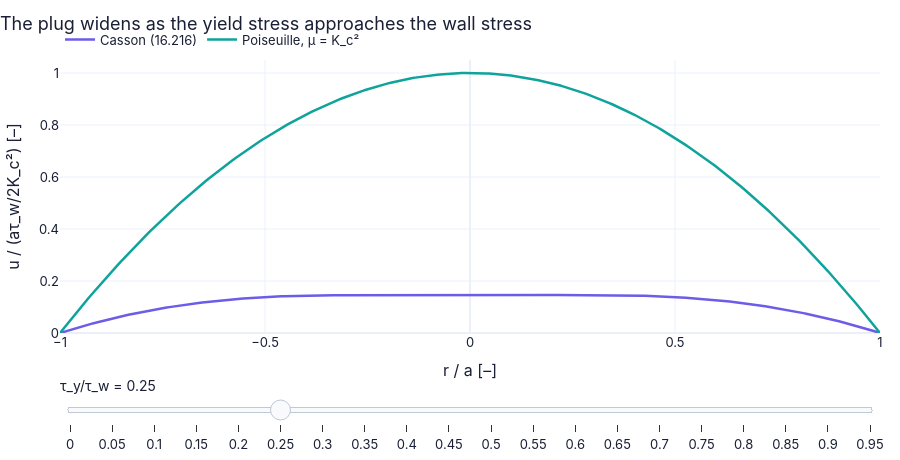

Notebook code cell kept with this figure:
### Code cell
xis = list(np.round(np.linspace(0.0, 0.95, 20), 3))           # τ_y/τ_w = a_c/a (20 positions)
sP = np.linspace(-1, 1, 301)                                   # r/a across the diameter
def casson_prof(xi_):                                          # profiles in units of the Poiseuille centre speed a τ_w/(2K_c²)
    tw = 1.0; ty_ = xi_*tw; s = np.abs(sP)                     # wall stress 1, yield stress xi
    u_ = np.where(s <= xi_, (1 - xi_**2) - 8/3*np.sqrt(xi_)*(1 - xi_**1.5) + 2*xi_*(1 - xi_),   # inside the plug (|r|/a ≤ a_c/a): the flat plug speed
                  (1 - s**2) - 8/3*np.sqrt(xi_)*(1 - s**1.5) + 2*xi_*(1 - s))   # (16.216) divided by aτ_w/(2K_c²)
    return {"Casson (16.216)": (sP, u_), "Poiseuille, μ = K_c²": (sP, 1 - sP**2)}   # what this function hands back
fig = slider_figure(casson_prof, "τ_y/τ_w", xis, xlabel="r / a [–]", ylabel="u / (aτ_w/2K_c²) [–]",   # build the slider figure (every position computed now)
                    title="The plug widens as the yield stress approaches the wall stress", yrange=[0, 1.05], active=5)   # the figure's title: its message
fig.show()   # display the figure

### Figure 1 — Plotly figure (JSON) as saved in the notebook; plotly's stock layout.template omitted (floating-point values rounded to 4 significant figures; data arrays with more than 128 entries replaced by an {"elided": "..."} marker saying what was removed)
{"data": [{"hovertemplate": "Casson (16.216): %{y:.4g}<extra>τ_y/τ_w = 0 </extra>", "line": {"color": "#6c5ce7", "width": 2.5}, "mode": "lines", "name": "Casson (16.216)", "type": "scatter", "visible": false, "x": {"elided": "301 float values"}, "y": {"elided": "301 float values"}}, {"hovertemplate": "Poiseuille, μ = K_c²: %{y:.4g}<extra>τ_y/τ_w = 0 </extra>", "line": {"color": "#0fa39c", "width": 2.5}, "mode": "lines", "name": "Poiseuille, μ = K_c²", "type": "scatter", "visible": false, "x": {"elided": "301 float values"}, "y": {"elided": "301 float values"}}, {"hovertemplate": "Casson (16.216): %{y:.4g}<extra>τ_y/τ_w = 0.05 </extra>", "line": {"color": "#6c5ce7", "width": 2.5}, "mode": "lines", "name": "Casson (16.216)", "type": "scatter", "visible": false, "x": {"elided": "301 float values"}, "y": {"elided": "301 float values"}}, {"hovertemplate": "Poiseuille, μ = K_c²: %{y:.4g}<extra>τ_y/τ_w = 0.05 </extra>", "line": {"color": "#0fa39c", "width": 2.5}, "mode": "lines", "name": "Poiseuille, μ = K_c²", "type": "scatter", "visible": false, "x": {"elided": "301 float values"}, "y": {"elided": "301 float values"}}, {"hovertemplate": "Casson (16.216): %{y:.4g}<extra>τ_y/τ_w = 0.1 </extra>", "line": {"color": "#6c5ce7", "width": 2.5}, "mode": "lines", "name": "Casson (16.216)", "type": "scatter", "visible": false, "x": {"elided": "301 float values"}, "y": {"elided": "301 float values"}}, {"hovertemplate": "Poiseuille, μ = K_c²: %{y:.4g}<extra>τ_y/τ_w = 0.1 </extra>", "line": {"color": "#0fa39c", "width": 2.5}, "mode": "lines", "name": "Poiseuille, μ = K_c²", "type": "scatter", "visible": false, "x": {"elided": "301 float values"}, "y": {"elided": "301 float values"}}, {"hovertemplate": "Casson (16.216): %{y:.4g}<extra>τ_y/τ_w = 0.15 </extra>", "line": {"color": "#6c5ce7", "width": 2.5}, "mode": "lines", "name": "Casson (16.216)", "type": "scatter", "visible": false, "x": {"elided": "301 float values"}, "y": {"elided": "301 float values"}}, {"hovertemplate": "Poiseuille, μ = K_c²: %{y:.4g}<extra>τ_y/τ_w = 0.15 </extra>", "line": {"color": "#0fa39c", "width": 2.5}, "mode": "lines", "name": "Poiseuille, μ = K_c²", "type": "scatter", "visible": false, "x": {"elided": "301 float values"}, "y": {"elided": "301 float values"}}, {"hovertemplate": "Casson (16.216): %{y:.4g}<extra>τ_y/τ_w = 0.2 </extra>", "line": {"color": "#6c5ce7", "width": 2.5}, "mode": "lines", "name": "Casson (16.216)", "type": "scatter", "visible": false, "x": {"elided": "301 float values"}, "y": {"elided": "301 float values"}}, {"hovertemplate": "Poiseuille, μ = K_c²: %{y:.4g}<extra>τ_y/τ_w = 0.2 </extra>", "line": {"color": "#0fa39c", "width": 2.5}, "mode": "lines", "name": "Poiseuille, μ = K_c²", "type": "scatter", "visible": false, "x": {"elided": "301 float values"}, "y": {"elided": "301 float values"}}, {"hovertemplate": "Casson (16.216): %{y:.4g}<extra>τ_y/τ_w = 0.25 </extra>", "line": {"color": "#6c5ce7", "width": 2.5}, "mode": "lines", "name": "Casson (16.216)", "type": "scatter", "visible": true, "x": {"elided": "301 float values"}, "y": {"elided": "301 float values"}}, {"hovertemplate": "Poiseuille, μ = K_c²: %{y:.4g}<extra>τ_y/τ_w = 0.25 </extra>", "line": {"color": "#0fa39c", "width": 2.5}, "mode": "lines", "name": "Poiseuille, μ = K_c²", "type": "scatter", "visible": true, "x": {"elided": "301 float values"}, "y": {"elided": "301 float values"}}, {"hovertemplate": "Casson (16.216): %{y:.4g}<extra>τ_y/τ_w = 0.3 </extra>", "line": {"color": "#6c5ce7", "width": 2.5}, "mode": "lines", "name": "Casson (16.216)", "type": "scatter", "visible": false, "x": {"elided": "301 float values"}, "y": {"elided": "301 float values"}}, {"hovertemplate": "Poiseuille, μ = K_c²: %{y:.4g}<extra>τ_y/τ_w = 0.3 </extra>", "line": {"color": "#0fa39c", "width": 2.5}, "mode": "lines", "name": "Poiseuille, μ = K_c²", "type": "scatter", "visible": false, "x": {"elided": "301 float values"}, "y": {"elided": "301 float values"}}, {"hovertemplate": "Casson (16.216): %{y:.4g}<extra>τ_y/τ_w = 0.35 </extra>", "line": {"color": "#6c5ce7", "width": 2.5}, "mode": "lines", "name": "Casson (16.216)", "type": "scatter", "visible": false, "x": {"elided": "301 float values"}, "y": {"elided": "301 float values"}}, {"hovertemplate": "Poiseuille, μ = K_c²: %{y:.4g}<extra>τ_y/τ_w = 0.35 </extra>", "line": {"color": "#0fa39c", "width": 2.5}, "mode": "lines", "name": "Poiseuille, μ = K_c²", "type": "scatter", "visible": false, "x": {"elided": "301 float values"}, "y": {"elided": "301 float values"}}, {"hovertemplate": "Casson (16.216): %{y:.4g}<extra>τ_y/τ_w = 0.4 </extra>", "line": {"color": "#6c5ce7", "width": 2.5}, "mode": "lines", "name": "Casson (16.216)", "type": "scatter", "visible": false, "x": {"elided": "301 float values"}, "y": {"elided": "301 float values"}}, {"hovertemplate": "Poiseuille, μ = K_c²: %{y:.4g}<extra>τ_y/τ_w = 0.4 </extra>", "line": {"color": "#0fa39c", "width": 2.5}, "mode": "lines", "name": "Poiseuille, μ = K_c²", "type": "scatter", "visible": false, "x": {"elided": "301 float values"}, "y": {"elided": "301 float values"}}, {"hovertemplate": "Casson (16.216): %{y:.4g}<extra>τ_y/τ_w = 0.45 </extra>", "line": {"color": "#6c5ce7", "width": 2.5}, "mode": "lines", "name": "Casson (16.216)", "type": "scatter", "visible": false, "x": {"elided": "301 float values"}, "y": {"elided": "301 float values"}}, {"hovertemplate": "Poiseuille, μ = K_c²: %{y:.4g}<extra>τ_y/τ_w = 0.45 </extra>", "line": {"color": "#0fa39c", "width": 2.5}, "mode": "lines", "name": "Poiseuille, μ = K_c²", "type": "scatter", "visible": false, "x": {"elided": "301 float values"}, "y": {"elided": "301 float values"}}, {"hovertemplate": "Casson (16.216): %{y:.4g}<extra>τ_y/τ_w = 0.5 </extra>", "line": {"color": "#6c5ce7", "width": 2.5}, "mode": "lines", "name": "Casson (16.216)", "type": "scatter", "visible": false, "x": {"elided": "301 float values"}, "y": {"elided": "301 float values"}}, {"hovertemplate": "Poiseuille, μ = K_c²: %{y:.4g}<extra>τ_y/τ_w = 0.5 </extra>", "line": {"color": "#0fa39c", "width": 2.5}, "mode": "lines", "name": "Poiseuille, μ = K_c²", "type": "scatter", "visible": false, "x": {"elided": "301 float values"}, "y": {"elided": "301 float values"}}, {"hovertemplate": "Casson (16.216): %{y:.4g}<extra>τ_y/τ_w = 0.55 </extra>", "line": {"color": "#6c5ce7", "width": 2.5}, "mode": "lines", "name": "Casson (16.216)", "type": "scatter", "visible": false, "x": {"elided": "301 float values"}, "y": {"elided": "301 float values"}}, {"hovertemplate": "Poiseuille, μ = K_c²: %{y:.4g}<extra>τ_y/τ_w = 0.55 </extra>", "line": {"color": "#0fa39c", "width": 2.5}, "mode": "lines", "name": "Poiseuille, μ = K_c²", "type": "scatter", "visible": false, "x": {"elided": "301 float values"}, "y": {"elided": "301 float values"}}, {"hovertemplate": "Casson (16.216): %{y:.4g}<extra>τ_y/τ_w = 0.6 </extra>", "line": {"color": "#6c5ce7", "width": 2.5}, "mode": "lines", "name": "Casson (16.216)", "type": "scatter", "visible": false, "x": {"elided": "301 float values"}, "y": {"elided": "301 float values"}}, {"hovertemplate": "Poiseuille, μ = K_c²: %{y:.4g}<extra>τ_y/τ_w = 0.6 </extra>", "line": {"color": "#0fa39c", "width": 2.5}, "mode": "lines", "name": "Poiseuille, μ = K_c²", "type": "scatter", "visible": false, "x": {"elided": "301 float values"}, "y": {"elided": "301 float values"}}, {"hovertemplate": "Casson (16.216): %{y:.4g}<extra>τ_y/τ_w = 0.65 </extra>", "line": {"color": "#6c5ce7", "width": 2.5}, "mode": "lines", "name": "Casson (16.216)", "type": "scatter", "visible": false, "x": {"elided": "301 float values"}, "y": {"elided": "301 float values"}}, {"hovertemplate": "Poiseuille, μ = K_c²: %{y:.4g}<extra>τ_y/τ_w = 0.65 </extra>", "line": {"color": "#0fa39c", "width": 2.5}, "mode": "lines", "name": "Poiseuille, μ = K_c²", "type": "scatter", "visible": false, "x": {"elided": "301 float values"}, "y": {"elided": "301 float values"}}, {"hovertemplate": "Casson (16.216): %{y:.4g}<extra>τ_y/τ_w = 0.7 </extra>", "line": {"color": "#6c5ce7", "width": 2.5}, "mode": "lines", "name": "Casson (16.216)", "type": "scatter", "visible": false, "x": {"elided": "301 float values"}, "y": {"elided": "301 float values"}}, {"hovertemplate": "Poiseuille, μ = K_c²: %{y:.4g}<extra>τ_y/τ_w = 0.7 </extra>", "line": {"color": "#0fa39c", "width": 2.5}, "mode": "lines", "name": "Poiseuille, μ = K_c²", "type": "scatter", "visible": false, "x": {"elided": "301 float values"}, "y": {"elided": "301 float values"}}, {"hovertemplate": "Casson (16.216): %{y:.4g}<extra>τ_y/τ_w = 0.75 </extra>", "line": {"color": "#6c5ce7", "width": 2.5}, "mode": "lines", "name": "Casson (16.216)", "type": "scatter", "visible": false, "x": {"elided": "301 float values"}, "y": {"elided": "301 float values"}}, {"hovertemplate": "Poiseuille, μ = K_c²: %{y:.4g}<extra>τ_y/τ_w = 0.75 </extra>", "line": {"color": "#0fa39c", "width": 2.5}, "mode": "lines", "name": "Poiseuille, μ = K_c²", "type": "scatter", "visible": false, "x": {"elided": "301 float values"}, "y": {"elided": "301 float values"}}, {"hovertemplate": "Casson (16.216): %{y:.4g}<extra>τ_y/τ_w = 0.8 </extra>", "line": {"color": "#6c5ce7", "width": 2.5}, "mode": "lines", "name": "Casson (16.216)", "type": "scatter", "visible": false, "x": {"elided": "301 float values"}, "y": {"elided": "301 float values"}}, {"hovertemplate": "Poiseuille, μ = K_c²: %{y:.4g}<extra>τ_y/τ_w = 0.8 </extra>", "line": {"color": "#0fa39c", "width": 2.5}, "mode": "lines", "name": "Poiseuille, μ = K_c²", "type": "scatter", "visible": false, "x": {"elided": "301 float values"}, "y": {"elided": "301 float values"}}, {"hovertemplate": "Casson (16.216): %{y:.4g}<extra>τ_y/τ_w = 0.85 </extra>", "line": {"color": "#6c5ce7", "width": 2.5}, "mode": "lines", "name": "Casson (16.216)", "type": "scatter", "visible": false, "x": {"elided": "301 float values"}, "y": {"elided": "301 float values"}}, {"hovertemplate": "Poiseuille, μ = K_c²: %{y:.4g}<extra>τ_y/τ_w = 0.85 </extra>", "line": {"color": "#0fa39c", "width": 2.5}, "mode": "lines", "name": "Poiseuille, μ = K_c²", "type": "scatter", "visible": false, "x": {"elided": "301 float values"}, "y": {"elided": "301 float values"}}, {"hovertemplate": "Casson (16.216): %{y:.4g}<extra>τ_y/τ_w = 0.9 </extra>", "line": {"color": "#6c5ce7", "width": 2.5}, "mode": "lines", "name": "Casson (16.216)", "type": "scatter", "visible": false, "x": {"elided": "301 float values"}, "y": {"elided": "301 float values"}}, {"hovertemplate": "Poiseuille, μ = K_c²: %{y:.4g}<extra>τ_y/τ_w = 0.9 </extra>", "line": {"color": "#0fa39c", "width": 2.5}, "mode": "lines", "name": "Poiseuille, μ = K_c²", "type": "scatter", "visible": false, "x": {"elided": "301 float values"}, "y": {"elided": "301 float values"}}, {"hovertemplate": "Casson (16.216): %{y:.4g}<extra>τ_y/τ_w = 0.95 </extra>", "line": {"color": "#6c5ce7", "width": 2.5}, "mode": "lines", "name": "Casson (16.216)", "type": "scatter", "visible": false, "x": {"elided": "301 float values"}, "y": {"elided": "301 float values"}}, {"hovertemplate": "Poiseuille, μ = K_c²: %{y:.4g}<extra>τ_y/τ_w = 0.95 </extra>", "line": {"color": "#0fa39c", "width": 2.5}, "mode": "lines", "name": "Poiseuille, μ = K_c²", "type": "scatter", "visible": false, "x": {"elided": "301 float values"}, "y": {"elided": "301 float values"}}], "layout": {"colorway": ["#6c5ce7", "#0fa39c", "#f97316", "#2563eb", "#e11d6a", "#d97706"], "font": {"color": "#1a1f36", "family": "Inter, -apple-system, Segoe UI, Roboto, sans-serif", "size": 13}, "height": 460, "hovermode": "x unified", "legend": {"orientation": "h", "x": 0, "xanchor": "left", "y": 1.02, "yanchor": "bottom"}, "margin": {"b": 90, "l": 60, "r": 20, "t": 60}, "sliders": [{"active": 5, "currentvalue": {"font": {"size": 14}, "prefix": "τ_y/τ_w = ", "suffix": " "}, "pad": {"t": 40}, "steps": [{"args": [{"visible": [true, true, false, false, false, false, false, false, false, false, false, false, false, false, false, false, false, false, false, false, false, false, false, false, false, false, false, false, false, false, false, false, false, false, false, false, false, false, false, false]}], "label": "0", "method": "update"}, {"args": [{"visible": [false, false, true, true, false, false, false, false, false, false, false, false, false, false, false, false, false, false, false, false, false, false, false, false, false, false, false, false, false, false, false, false, false, false, false, false, false, false, false, false]}], "label": "0.05", "method": "update"}, {"args": [{"visible": [false, false, false, false, true, true, false, false, false, false, false, false, false, false, false, false, false, false, false, false, false, false, false, false, false, false, false, false, false, false, false, false, false, false, false, false, false, false, false, false]}], "label": "0.1", "method": "update"}, {"args": [{"visible": [false, false, false, false, false, false, true, true, false, false, false, false, false, false, false, false, false, false, false, false, false, false, false, false, false, false, false, false, false, false, false, false, false, false, false, false, false, false, false, false]}], "label": "0.15", "method": "update"}, {"args": [{"visible": [false, false, false, false, false, false, false, false, true, true, false, false, false, false, false, false, false, false, false, false, false, false, false, false, false, false, false, false, false, false, false, false, false, false, false, false, false, false, false, false]}], "label": "0.2", "method": "update"}, {"args": [{"visible": [false, false, false, false, false, false, false, false, false, false, true, true, false, false, false, false, false, false, false, false, false, false, false, false, false, false, false, false, false, false, false, false, false, false, false, false, false, false, false, false]}], "label": "0.25", "method": "update"}, {"args": [{"visible": [false, false, false, false, false, false, false, false, false, false, false, false, true, true, false, false, false, false, false, false, false, false, false, false, false, false, false, false, false, false, false, false, false, false, false, false, false, false, false, false]}], "label": "0.3", "method": "update"}, {"args": [{"visible": [false, false, false, false, false, false, false, false, false, false, false, false, false, false, true, true, false, false, false, false, false, false, false, false, false, false, false, false, false, false, false, false, false, false, false, false, false, false, false, false]}], "label": "0.35", "method": "update"}, {"args": [{"visible": [false, false, false, false, false, false, false, false, false, false, false, false, false, false, false, false, true, true, false, false, false, false, false, false, false, false, false, false, false, false, false, false, false, false, false, false, false, false, false, false]}], "label": "0.4", "method": "update"}, {"args": [{"visible": [false, false, false, false, false, false, false, false, false, false, false, false, false, false, false, false, false, false, true, true, false, false, false, false, false, false, false, false, false, false, false, false, false, false, false, false, false, false, false, false]}], "label": "0.45", "method": "update"}, {"args": [{"visible": [false, false, false, false, false, false, false, false, false, false, false, false, false, false, false, false, false, false, false, false, true, true, false, false, false, false, false, false, false, false, false, false, false, false, false, false, false, false, false, false]}], "label": "0.5", "method": "update"}, {"args": [{"visible": [false, false, false, false, false, false, false, false, false, false, false, false, false, false, false, false, false, false, false, false, false, false, true, true, false, false, false, false, false, false, false, false, false, false, false, false, false, false, false, false]}], "label": "0.55", "method": "update"}, {"args": [{"visible": [false, false, false, false, false, false, false, false, false, false, false, false, false, false, false, false, false, false, false, false, false, false, false, false, true, true, false, false, false, false, false, false, false, false, false, false, false, false, false, false]}], "label": "0.6", "method": "update"}, {"args": [{"visible": [false, false, false, false, false, false, false, false, false, false, false, false, false, false, false, false, false, false, false, false, false, false, false, false, false, false, true, true, false, false, false, false, false, false, false, false, false, false, false, false]}], "label": "0.65", "method": "update"}, {"args": [{"visible": [false, false, false, false, false, false, false, false, false, false, false, false, false, false, false, false, false, false, false, false, false, false, false, false, false, false, false, false, true, true, false, false, false, false, false, false, false, false, false, false]}], "label": "0.7", "method": "update"}, {"args": [{"visible": [false, false, false, false, false, false, false, false, false, false, false, false, false, false, false, false, false, false, false, false, false, false, false, false, false, false, false, false, false, false, true, true, false, false, false, false, false, false, false, false]}], "label": "0.75", "method": "update"}, {"args": [{"visible": [false, false, false, false, false, false, false, false, false, false, false, false, false, false, false, false, false, false, false, false, false, false, false, false, false, false, false, false, false, false, false, false, true, true, false, false, false, false, false, false]}], "label": "0.8", "method": "update"}, {"args": [{"visible": [false, false, false, false, false, false, false, false, false, false, false, false, false, false, false, false, false, false, false, false, false, false, false, false, false, false, false, false, false, false, false, false, false, false, true, true, false, false, false, false]}], "label": "0.85", "method": "update"}, {"args": [{"visible": [false, false, false, false, false, false, false, false, false, false, false, false, false, false, false, false, false, false, false, false, false, false, false, false, false, false, false, false, false, false, false, false, false, false, false, false, true, true, false, false]}], "label": "0.9", "method": "update"}, {"args": [{"visible": [false, false, false, false, false, false, false, false, false, false, false, false, false, false, false, false, false, false, false, false, false, false, false, false, false, false, false, false, false, false, false, false, false, false, false, false, false, false, true, true]}], "label": "0.95", "method": "update"}]}], "title": {"text": "The plug widens as the yield stress approaches the wall stress", "x": 0}, "xaxis": {"range": [-1.0, 1.0], "title": {"text": "r / a [–]"}}, "yaxis": {"range": [0, 1.05], "title": {"text": "u / (aτ_w/2K_c²) [–]"}}}}
